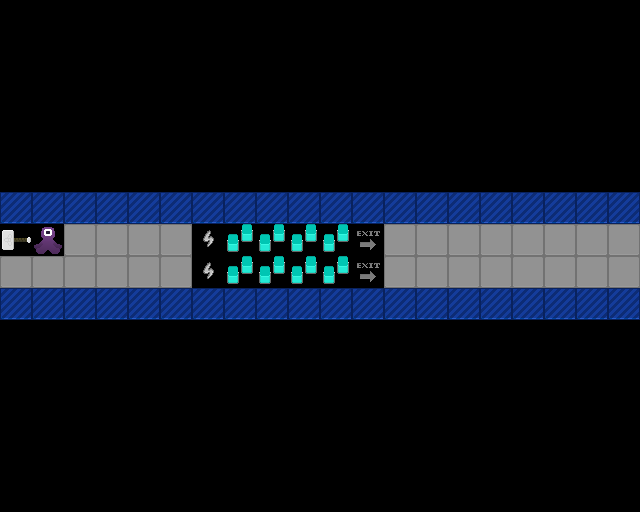

Rendered tile map (Tiled .tmx) drawn with the repository's tilesets; below, a short description and the full map source, tile grids included:
An orthogonal 20x16 tile map with 32x32 px tiles, 1 tile layer (Tile Layer 1).

<map version="1.5" tiledversion="1.7.0" orientation="orthogonal" renderorder="right-down" width="20" height="16" tilewidth="32" tileheight="32" infinite="0" nextlayerid="2" nextobjectid="1">
 <tileset firstgid="1" source="project-mjolnir.tsx" />
 <layer id="1" name="Tile Layer 1" width="20" height="16">
  <data encoding="csv">
0,0,0,0,0,0,0,0,0,0,0,0,0,0,0,0,0,0,0,0,
0,0,0,0,0,0,0,0,0,0,0,0,0,0,0,0,0,0,0,0,
0,0,0,0,0,0,0,0,0,0,0,0,0,0,0,0,0,0,0,0,
0,0,0,0,0,0,0,0,0,0,0,0,0,0,0,0,0,0,0,0,
0,0,0,0,0,0,0,0,0,0,0,0,0,0,0,0,0,0,0,0,
0,0,0,0,0,0,0,0,0,0,0,0,0,0,0,0,0,0,0,0,
4,4,4,4,4,4,4,4,4,4,4,4,4,4,4,4,4,4,4,4,
47,50,3,3,3,3,9,6,6,6,6,8,3,3,3,3,3,3,3,3,
3,3,3,3,3,3,9,6,6,6,6,8,3,3,3,3,3,3,3,3,
4,4,4,4,4,4,4,4,4,4,4,4,4,4,4,4,4,4,4,4,
0,0,0,0,0,0,0,0,0,0,0,0,0,0,0,0,0,0,0,0,
0,0,0,0,0,0,0,0,0,0,0,0,0,0,0,0,0,0,0,0,
0,0,0,0,0,0,0,0,0,0,0,0,0,0,0,0,0,0,0,0,
0,0,0,0,0,0,0,0,0,0,0,0,0,0,0,0,0,0,0,0,
0,0,0,0,0,0,0,0,0,0,0,0,0,0,0,0,0,0,0,0,
0,0,0,0,0,0,0,0,0,0,0,0,0,0,0,0,0,0,0,0
</data>
 </layer>
</map>
